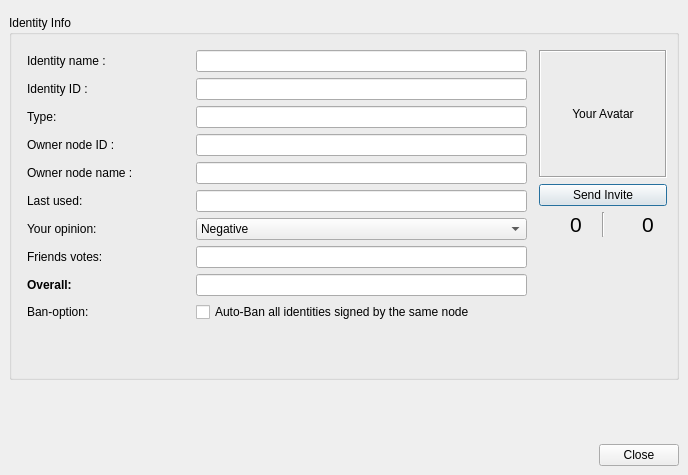
<?xml version="1.0" encoding="UTF-8"?>
<ui version="4.0">
 <class>IdDetailsDialog</class>
 <widget class="QDialog" name="IdDetailsDialog">
  <property name="geometry">
   <rect>
    <x>0</x>
    <y>0</y>
    <width>688</width>
    <height>475</height>
   </rect>
  </property>
  <property name="windowTitle">
   <string>Person Details</string>
  </property>
  <property name="windowIcon">
   <iconset resource="../images.qrc">
    <normaloff>:/images/logo/logo_32.png</normaloff>:/images/logo/logo_32.png</iconset>
  </property>
  <layout class="QGridLayout" name="gridLayout_4">
   <property name="leftMargin">
    <number>0</number>
   </property>
   <property name="topMargin">
    <number>0</number>
   </property>
   <property name="rightMargin">
    <number>0</number>
   </property>
   <property name="bottomMargin">
    <number>0</number>
   </property>
   <item row="0" column="0">
    <widget class="HeaderFrame" name="headerFrame">
     <property name="frameShape">
      <enum>QFrame::StyledPanel</enum>
     </property>
     <property name="frameShadow">
      <enum>QFrame::Raised</enum>
     </property>
    </widget>
   </item>
   <item row="1" column="0">
    <layout class="QHBoxLayout" name="horizontalLayout_2">
     <property name="leftMargin">
      <number>9</number>
     </property>
     <property name="topMargin">
      <number>9</number>
     </property>
     <property name="rightMargin">
      <number>9</number>
     </property>
     <property name="bottomMargin">
      <number>0</number>
     </property>
     <item>
      <widget class="QGroupBox" name="detailsGroupBox">
       <property name="title">
        <string>Identity Info</string>
       </property>
       <layout class="QGridLayout" name="gridLayout_3">
        <item row="0" column="0" rowspan="2">
         <layout class="QGridLayout" name="gridLayout">
          <property name="leftMargin">
           <number>6</number>
          </property>
          <property name="topMargin">
           <number>6</number>
          </property>
          <property name="rightMargin">
           <number>6</number>
          </property>
          <property name="bottomMargin">
           <number>6</number>
          </property>
          <item row="9" column="0">
           <widget class="QLabel" name="label_2">
            <property name="font">
             <font>
              <weight>75</weight>
              <bold>true</bold>
             </font>
            </property>
            <property name="text">
             <string>Overall:</string>
            </property>
           </widget>
          </item>
          <item row="8" column="0">
           <widget class="QLabel" name="label_5">
            <property name="text">
             <string>Friends votes:</string>
            </property>
           </widget>
          </item>
          <item row="7" column="0">
           <widget class="QLabel" name="label_6">
            <property name="text">
             <string>Your opinion:</string>
            </property>
           </widget>
          </item>
          <item row="7" column="1" colspan="2">
           <widget class="QComboBox" name="ownOpinion_CB">
            <property name="sizePolicy">
             <sizepolicy hsizetype="Expanding" vsizetype="Fixed">
              <horstretch>0</horstretch>
              <verstretch>0</verstretch>
             </sizepolicy>
            </property>
            <property name="toolTip">
             <string>&lt;!DOCTYPE HTML PUBLIC &quot;-//W3C//DTD HTML 4.0//EN&quot; &quot;http://www.w3.org/TR/REC-html40/strict.dtd&quot;&gt;
&lt;html&gt;&lt;head&gt;&lt;meta name=&quot;qrichtext&quot; content=&quot;1&quot; /&gt;&lt;style type=&quot;text/css&quot;&gt;
p, li { white-space: pre-wrap; }
&lt;/style&gt;&lt;/head&gt;&lt;body style=&quot; font-family:'MS Shell Dlg 2'; font-size:8pt; font-weight:400; font-style:normal;&quot;&gt;
&lt;p style=&quot; margin-top:0px; margin-bottom:0px; margin-left:0px; margin-right:0px; -qt-block-indent:0; text-indent:0px;&quot;&gt;&lt;span style=&quot; font-family:'Sans'; font-size:9pt;&quot;&gt;Your own opinion about an identity rules the visibility of that identity for yourself and your friend nodes. Your own opinion is shared among friends and used to compute a reputation score: If your opinion about an identity is neutral, the reputation score is the average of your friend's opinions. If not, your own opinion gives the score.&lt;/span&gt;&lt;/p&gt;
&lt;p style=&quot; margin-top:12px; margin-bottom:12px; margin-left:0px; margin-right:0px; -qt-block-indent:0; text-indent:0px;&quot;&gt;&lt;span style=&quot; font-family:'Sans'; font-size:9pt;&quot;&gt;The overall score is used in chat lobbies, forums and channels to decide on the actions to take for each specific identity. When the overall score is lower than -0.6, the identity is banned, which prevents all messages and forums/channels authored by this identity to be forwarded, both ways. Some forums also have special anti-spam flags that require a higher reputation level, making them more sensitive to bad opinions. Banned identities gradually lose their activity and eventually disappear (after 30 days). &lt;/span&gt;&lt;/p&gt;&lt;/body&gt;&lt;/html&gt;</string>
            </property>
            <property name="currentIndex">
             <number>0</number>
            </property>
            <item>
             <property name="text">
              <string>Negative</string>
             </property>
             <property name="icon">
              <iconset resource="../icons.qrc">
               <normaloff>:/icons/png/thumbs-down.png</normaloff>:/icons/png/thumbs-down.png</iconset>
             </property>
            </item>
            <item>
             <property name="text">
              <string>Neutral</string>
             </property>
             <property name="icon">
              <iconset resource="../icons.qrc">
               <normaloff>:/icons/png/thumbs-neutral.png</normaloff>:/icons/png/thumbs-neutral.png</iconset>
             </property>
            </item>
            <item>
             <property name="text">
              <string>Positive</string>
             </property>
             <property name="icon">
              <iconset resource="../icons.qrc">
               <normaloff>:/icons/png/thumbs-up.png</normaloff>:/icons/png/thumbs-up.png</iconset>
             </property>
            </item>
           </widget>
          </item>
          <item row="8" column="1" colspan="2">
           <widget class="QLineEdit" name="neighborNodesOpinion_TF">
            <property name="toolTip">
             <string>&lt;html&gt;&lt;head/&gt;&lt;body&gt;&lt;p&gt;Average opinion of neighbor nodes about this identity. Negative is bad,&lt;/p&gt;&lt;p&gt;positive is good. Zero is neutral.&lt;/p&gt;&lt;/body&gt;&lt;/html&gt;</string>
            </property>
            <property name="readOnly">
             <bool>true</bool>
            </property>
           </widget>
          </item>
          <item row="9" column="1" colspan="2">
           <widget class="QLineEdit" name="overallOpinion_TF">
            <property name="toolTip">
             <string>&lt;html&gt;&lt;head/&gt;&lt;body&gt;&lt;p&gt;Overall reputation score, accounting for yours and your friends'.&lt;/p&gt;&lt;p&gt;Negative is bad, positive is good. Zero is neutral. If the score is too low,&lt;/p&gt;&lt;p&gt;the identity is flagged as bad, and will be filtered out in forums, chat lobbies,&lt;/p&gt;&lt;p&gt;channels, etc.&lt;/p&gt;&lt;/body&gt;&lt;/html&gt;</string>
            </property>
            <property name="readOnly">
             <bool>true</bool>
            </property>
           </widget>
          </item>
          <item row="4" column="0">
           <widget class="QLabel" name="PgpId_LB">
            <property name="text">
             <string>Owner node ID :</string>
            </property>
           </widget>
          </item>
          <item row="3" column="0">
           <widget class="QLabel" name="label_3">
            <property name="text">
             <string>Type:</string>
            </property>
           </widget>
          </item>
          <item row="5" column="0">
           <widget class="QLabel" name="PgpName_LB">
            <property name="text">
             <string>Owner node name :</string>
            </property>
           </widget>
          </item>
          <item row="1" column="0">
           <widget class="QLabel" name="label">
            <property name="text">
             <string>Identity name :</string>
            </property>
           </widget>
          </item>
          <item row="2" column="0">
           <widget class="QLabel" name="label_4">
            <property name="text">
             <string>Identity ID :</string>
            </property>
           </widget>
          </item>
          <item row="6" column="0">
           <widget class="QLabel" name="label_7">
            <property name="text">
             <string>Last used:</string>
            </property>
           </widget>
          </item>
          <item row="10" column="0">
           <widget class="QLabel" name="banoption_label">
            <property name="text">
             <string>Ban-option:</string>
            </property>
           </widget>
          </item>
          <item row="10" column="1" colspan="2">
           <widget class="QCheckBox" name="autoBanIdentities_CB">
            <property name="text">
             <string>Auto-Ban all identities signed by the same node</string>
            </property>
           </widget>
          </item>
          <item row="6" column="1" colspan="2">
           <widget class="QLineEdit" name="lineEdit_LastUsed">
            <property name="enabled">
             <bool>true</bool>
            </property>
            <property name="readOnly">
             <bool>true</bool>
            </property>
           </widget>
          </item>
          <item row="5" column="1" colspan="2">
           <widget class="QLineEdit" name="lineEdit_GpgName">
            <property name="enabled">
             <bool>true</bool>
            </property>
            <property name="readOnly">
             <bool>true</bool>
            </property>
           </widget>
          </item>
          <item row="4" column="1" colspan="2">
           <widget class="QLineEdit" name="lineEdit_GpgId">
            <property name="enabled">
             <bool>true</bool>
            </property>
            <property name="readOnly">
             <bool>true</bool>
            </property>
           </widget>
          </item>
          <item row="3" column="1" colspan="2">
           <widget class="QLineEdit" name="lineEdit_Type"/>
          </item>
          <item row="2" column="1" colspan="2">
           <widget class="QLineEdit" name="lineEdit_KeyId">
            <property name="enabled">
             <bool>true</bool>
            </property>
            <property name="readOnly">
             <bool>true</bool>
            </property>
           </widget>
          </item>
          <item row="1" column="1" colspan="2">
           <widget class="QLineEdit" name="lineEdit_Nickname">
            <property name="enabled">
             <bool>true</bool>
            </property>
            <property name="readOnly">
             <bool>true</bool>
            </property>
           </widget>
          </item>
         </layout>
        </item>
        <item row="1" column="1">
         <layout class="QGridLayout" name="gridLayout_2">
          <property name="sizeConstraint">
           <enum>QLayout::SetDefaultConstraint</enum>
          </property>
          <item row="0" column="0">
           <widget class="QLabel" name="avatarLabel">
            <property name="sizePolicy">
             <sizepolicy hsizetype="Fixed" vsizetype="Fixed">
              <horstretch>0</horstretch>
              <verstretch>0</verstretch>
             </sizepolicy>
            </property>
            <property name="minimumSize">
             <size>
              <width>128</width>
              <height>128</height>
             </size>
            </property>
            <property name="maximumSize">
             <size>
              <width>128</width>
              <height>128</height>
             </size>
            </property>
            <property name="frameShape">
             <enum>QFrame::Box</enum>
            </property>
            <property name="frameShadow">
             <enum>QFrame::Sunken</enum>
            </property>
            <property name="text">
             <string extracomment="Click here to change your avatar">Your Avatar</string>
            </property>
            <property name="scaledContents">
             <bool>true</bool>
            </property>
            <property name="alignment">
             <set>Qt::AlignCenter</set>
            </property>
           </widget>
          </item>
          <item row="1" column="0">
           <widget class="QPushButton" name="inviteButton">
            <property name="text">
             <string>Send Invite</string>
            </property>
           </widget>
          </item>
          <item row="2" column="0">
           <layout class="QHBoxLayout" name="horizontalLayout_4">
            <property name="spacing">
             <number>6</number>
            </property>
            <item>
             <widget class="QLabel" name="label_8">
              <property name="maximumSize">
               <size>
                <width>34</width>
                <height>34</height>
               </size>
              </property>
              <property name="text">
               <string/>
              </property>
              <property name="pixmap">
               <pixmap resource="../icons.qrc">:/icons/png/thumbs-up.png</pixmap>
              </property>
              <property name="scaledContents">
               <bool>true</bool>
              </property>
             </widget>
            </item>
            <item>
             <widget class="QLabel" name="label_positive">
              <property name="font">
               <font>
                <pointsize>16</pointsize>
               </font>
              </property>
              <property name="toolTip">
               <string>Positive votes</string>
              </property>
              <property name="text">
               <string>0</string>
              </property>
             </widget>
            </item>
            <item>
             <widget class="Line" name="line_3">
              <property name="orientation">
               <enum>Qt::Vertical</enum>
              </property>
             </widget>
            </item>
            <item>
             <widget class="QLabel" name="label_9">
              <property name="maximumSize">
               <size>
                <width>34</width>
                <height>34</height>
               </size>
              </property>
              <property name="text">
               <string/>
              </property>
              <property name="pixmap">
               <pixmap resource="../icons.qrc">:/icons/png/thumbs-down.png</pixmap>
              </property>
              <property name="scaledContents">
               <bool>true</bool>
              </property>
             </widget>
            </item>
            <item>
             <widget class="QLabel" name="label_negative">
              <property name="font">
               <font>
                <pointsize>16</pointsize>
               </font>
              </property>
              <property name="toolTip">
               <string>Negative votes</string>
              </property>
              <property name="text">
               <string>0</string>
              </property>
             </widget>
            </item>
           </layout>
          </item>
          <item row="3" column="0">
           <spacer name="avatarVSpacer_2">
            <property name="orientation">
             <enum>Qt::Vertical</enum>
            </property>
            <property name="sizeHint" stdset="0">
             <size>
              <width>118</width>
              <height>17</height>
             </size>
            </property>
           </spacer>
          </item>
         </layout>
        </item>
        <item row="3" column="0" colspan="2">
         <spacer name="verticalSpacer_2">
          <property name="orientation">
           <enum>Qt::Vertical</enum>
          </property>
          <property name="sizeHint" stdset="0">
           <size>
            <width>20</width>
            <height>40</height>
           </size>
          </property>
         </spacer>
        </item>
       </layout>
      </widget>
     </item>
    </layout>
   </item>
   <item row="3" column="0">
    <layout class="QHBoxLayout" name="horizontalLayout_3">
     <property name="leftMargin">
      <number>9</number>
     </property>
     <property name="topMargin">
      <number>9</number>
     </property>
     <property name="rightMargin">
      <number>9</number>
     </property>
     <property name="bottomMargin">
      <number>9</number>
     </property>
     <item>
      <spacer name="horizontalSpacer">
       <property name="orientation">
        <enum>Qt::Horizontal</enum>
       </property>
       <property name="sizeHint" stdset="0">
        <size>
         <width>40</width>
         <height>20</height>
        </size>
       </property>
      </spacer>
     </item>
     <item>
      <widget class="QDialogButtonBox" name="buttonBox">
       <property name="orientation">
        <enum>Qt::Horizontal</enum>
       </property>
       <property name="standardButtons">
        <set>QDialogButtonBox::Close</set>
       </property>
      </widget>
     </item>
    </layout>
   </item>
   <item row="2" column="0">
    <spacer name="verticalSpacer">
     <property name="orientation">
      <enum>Qt::Vertical</enum>
     </property>
     <property name="sizeHint" stdset="0">
      <size>
       <width>20</width>
       <height>40</height>
      </size>
     </property>
    </spacer>
   </item>
  </layout>
 </widget>
 <customwidgets>
  <customwidget>
   <class>HeaderFrame</class>
   <extends>QFrame</extends>
   <header>gui/common/HeaderFrame.h</header>
   <container>1</container>
  </customwidget>
 </customwidgets>
 <resources>
  <include location="../images.qrc"/>
  <include location="../icons.qrc"/>
 </resources>
 <connections/>
</ui>
